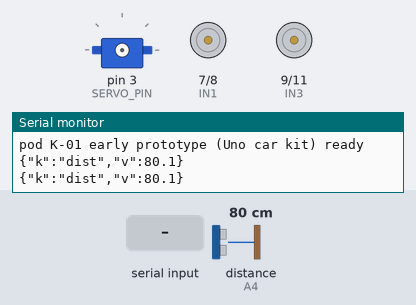
The sketch below on a simulated Arduino Uno, built with avr-gcc and run on an emulated ATmega328P. On the bench: servo, motor-driver pin pairs drawn as motors (green arrow = first pin HIGH = forward, orange = second pin HIGH = backward, longer = more drive, scaled by the enable pin), the last lines printed to the serial monitor. Wiring (inferred from the names in the program): ultrasonic range finder: trigger A5; echo A4. The test bench sets the inputs (shaded band); at power-on: distance to the obstacle (sensor on A4) 80 cm. The echo pulse lasts 58.3 µs per cm.

Above: at 1.2 s.
1.3 s: "dispatch\n" received over Serial
At 3.1 s:
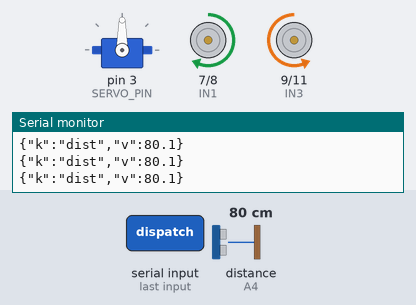
4.3 s: "nod\n" received over Serial
At 5.8 s:
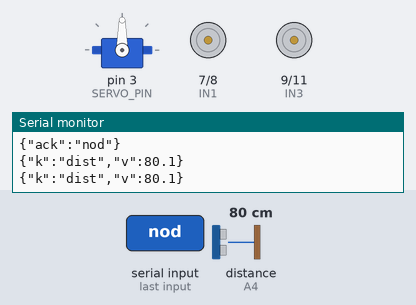
6.4 s: "drive\n" received over Serial
At 6.8 s:
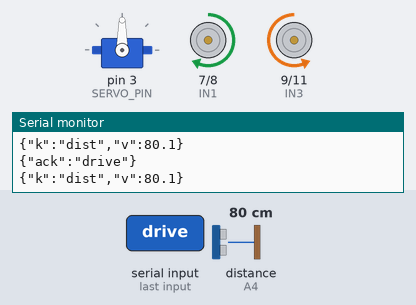
Timing chart, 0 to 9.4 s (numbered marks = the images above; inputs shaded):
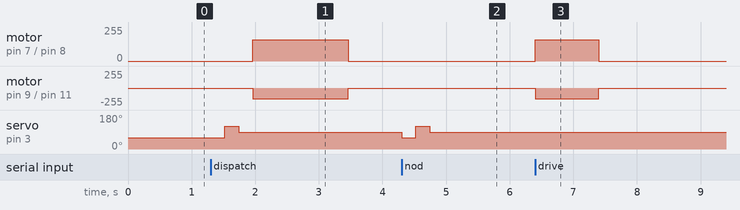

The sketch:

pod_uno.ino
```cpp
// Pod K-01 early prototype on an Arduino Uno robot car kit (Uno + Sensor Shield V5).
// Prints one JSON object per line (115200 baud over USB, or 9600 through the Bluetooth module):
//   {"k":"dist","v":23.4}   ultrasonic distance in cm, twice a second
//   {"k":"light","v":62}    solar panel voltage as a percentage of the ADC range, once a second
// Commands, one per line: dispatch, drive <ms>, nod, stop.

#include <Servo.h>

// the usual wiring of these car kits; change the numbers here if yours differs
const uint8_t TRIG = A5, ECHO = A4;
const uint8_t SERVO_PIN = 3;
const uint8_t ENA = 5, ENB = 6, IN1 = 7, IN2 = 8, IN3 = 9, IN4 = 11;
const uint8_t LIGHT_PIN = A0;

// set to 1 only after the solar panel is wired to A0 through the two resistors
#define LIGHT_SENSOR 0

// 115200 over the USB cable; 9600 over the kit's Bluetooth module, the speed those modules ship at
#define BAUD 115200

const unsigned long DIST_EVERY_MS = 500;
const unsigned long LIGHT_EVERY_MS = 1000;
const unsigned long MAX_DRIVE_MS = 3000;
const uint8_t DRIVE_SPEED = 160;

Servo head;
unsigned long lastDist = 0, lastLight = 0, driveUntil = 0;
bool driving = false;
char cmd[24];
uint8_t cmdLen = 0;

float pingCm() {
  digitalWrite(TRIG, LOW);
  delayMicroseconds(2);
  digitalWrite(TRIG, HIGH);
  delayMicroseconds(10);
  digitalWrite(TRIG, LOW);
  unsigned long us = pulseIn(ECHO, HIGH, 25000UL);
  return us == 0 ? -1.0 : us / 58.0;
}

// median of three pings; -1 when fewer than two echoes came back
float distanceCm() {
  float v[3];
  uint8_t n = 0;
  for (uint8_t i = 0; i < 3; i++) {
    float cm = pingCm();
    if (cm >= 2.0 && cm <= 400.0) v[n++] = cm;
    delay(12);
  }
  if (n < 2) return -1.0;
  if (n == 2) return (v[0] + v[1]) / 2.0;
  float lo = min(v[0], min(v[1], v[2])), hi = max(v[0], max(v[1], v[2]));
  return v[0] + v[1] + v[2] - lo - hi;
}

void motors(bool on) {
  digitalWrite(IN1, on ? HIGH : LOW);
  digitalWrite(IN2, LOW);
  digitalWrite(IN3, LOW);
  digitalWrite(IN4, on ? HIGH : LOW);
  analogWrite(ENA, on ? DRIVE_SPEED : 0);
  analogWrite(ENB, on ? DRIVE_SPEED : 0);
  driving = on;
}

void drive(unsigned long ms) {
  if (ms > MAX_DRIVE_MS) ms = MAX_DRIVE_MS;
  driveUntil = millis() + ms;
  motors(true);
}

// the servo is attached only while it moves, so it cannot brown the board out on USB power at rest
void nod() {
  head.attach(SERVO_PIN);
  head.write(60);
  delay(220);
  head.write(120);
  delay(220);
  head.write(90);
  delay(220);
  head.detach();
}

void ack(const char *what) {
  Serial.print(F("{\"ack\":\""));
  Serial.print(what);
  Serial.println(F("\"}"));
}

void run(char *line) {
  if (strcmp(line, "dispatch") == 0) {
    nod();
    drive(1500);
    ack("dispatch");
  } else if (strncmp(line, "drive", 5) == 0) {
    long ms = atol(line + 5);
    drive(ms > 0 ? (unsigned long)ms : 1000);
    ack("drive");
  } else if (strcmp(line, "nod") == 0) {
    nod();
    ack("nod");
  } else if (strcmp(line, "stop") == 0) {
    motors(false);
    ack("stop");
  }
}

void readCommands() {
  while (Serial.available()) {
    char c = Serial.read();
    if (c == '\n' || c == '\r') {
      if (cmdLen > 0) {
        cmd[cmdLen] = 0;
        run(cmd);
        cmdLen = 0;
      }
    } else if (cmdLen < sizeof(cmd) - 1) {
      cmd[cmdLen++] = c;
    }
  }
}

void setup() {
  pinMode(TRIG, OUTPUT);
  pinMode(ECHO, INPUT);
  const uint8_t outs[] = {ENA, ENB, IN1, IN2, IN3, IN4};
  for (uint8_t i = 0; i < sizeof(outs); i++) pinMode(outs[i], OUTPUT);
  motors(false);
  Serial.begin(BAUD);
  Serial.println(F("pod K-01 early prototype (Uno car kit) ready"));
}

void loop() {
  readCommands();
  unsigned long now = millis();

  if (driving && (long)(now - driveUntil) >= 0) motors(false);

  if (now - lastDist >= DIST_EVERY_MS) {
    lastDist = now;
    float cm = distanceCm();
    if (cm > 0) {
      Serial.print(F("{\"k\":\"dist\",\"v\":"));
      Serial.print(cm, 1);
      Serial.println(F("}"));
    }
  }

#if LIGHT_SENSOR
  if (now - lastLight >= LIGHT_EVERY_MS) {
    lastLight = now;
    long pct = (long)analogRead(LIGHT_PIN) * 100 / 1023;
    Serial.print(F("{\"k\":\"light\",\"v\":"));
    Serial.print(pct);
    Serial.println(F("}"));
  }
#endif
}
```

Measured:
- after the input at 1.3 s, motor on pin 7 (IN1) / pin 8 (IN2): stopped → forward 160/255 after 0.66 s, → stopped 1.5 s later; motor on pin 9 (IN3) / pin 11 (IN4): stopped → backward 160/255 after 0.66 s, → stopped 1.5 s later; servo on pin 3 (SERVO_PIN): 60° → 120° after 0.22 s, → 90° 0.22 s later
- after the input at 4.3 s, servo on pin 3 (SERVO_PIN): 90° → 60° at once, → 120° 0.22 s later, → 90° 0.22 s later
- after the input at 6.4 s, motor on pin 7 (IN1) / pin 8 (IN2): stopped → forward 160/255 at once, → stopped 1.0 s later; motor on pin 9 (IN3) / pin 11 (IN4): stopped → backward 160/255 at once, → stopped 1.0 s later
